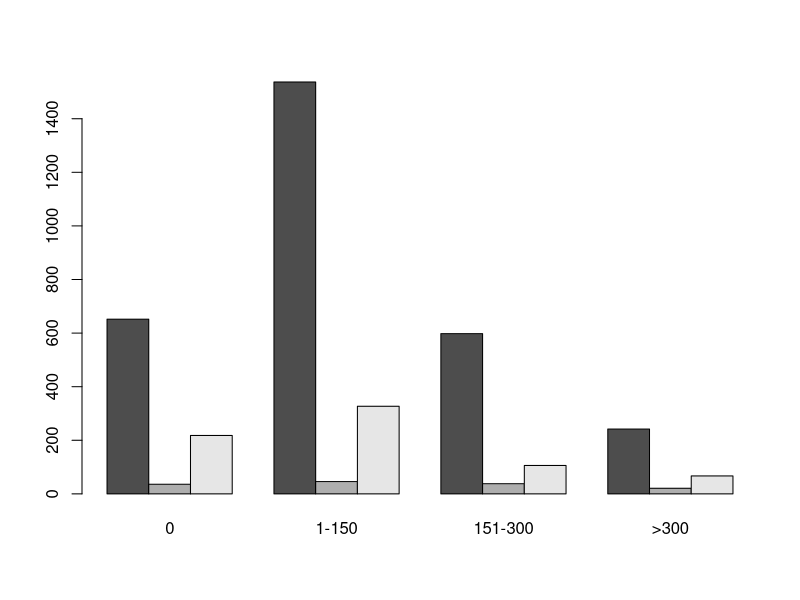
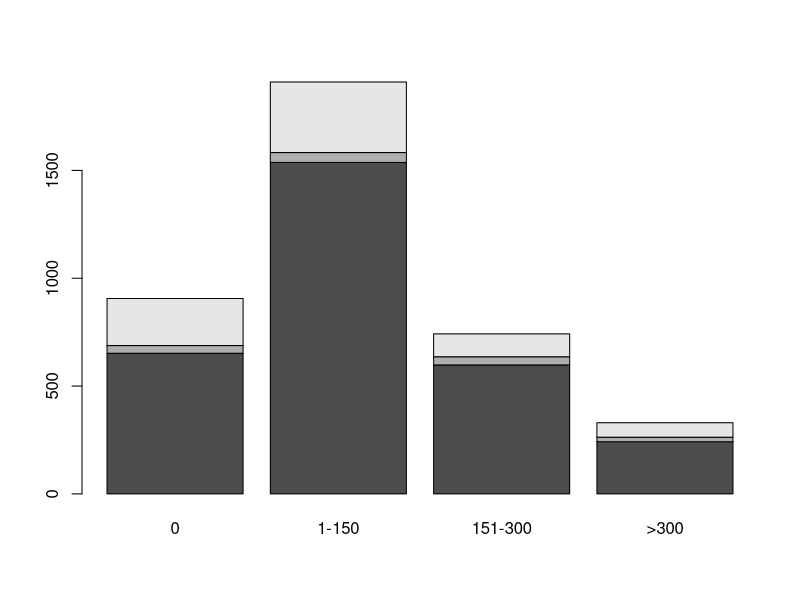
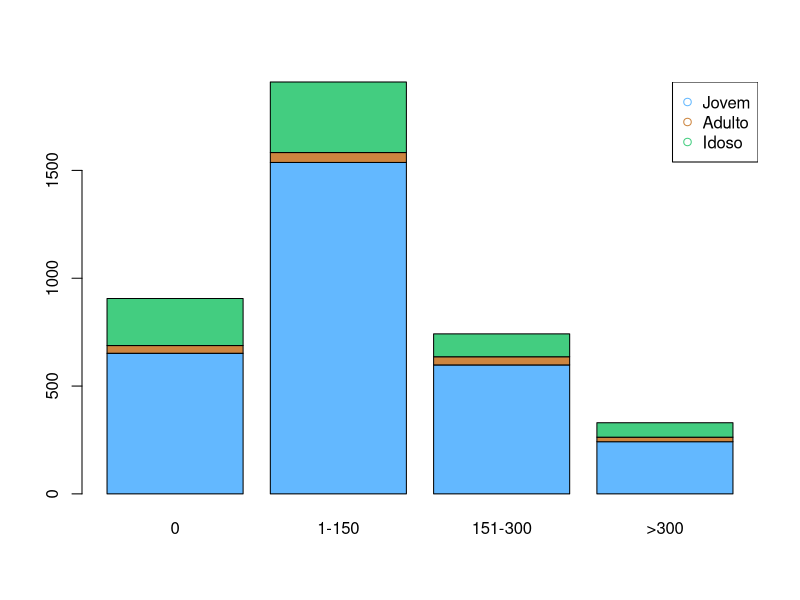
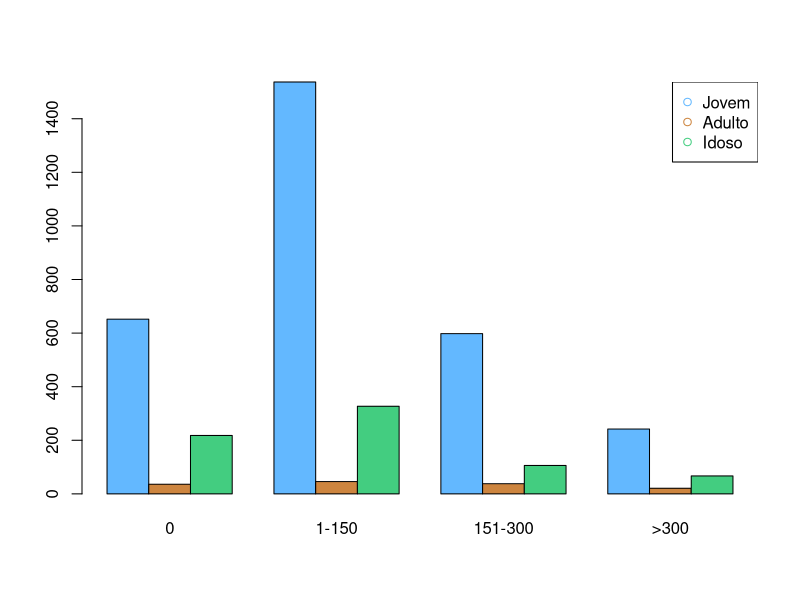
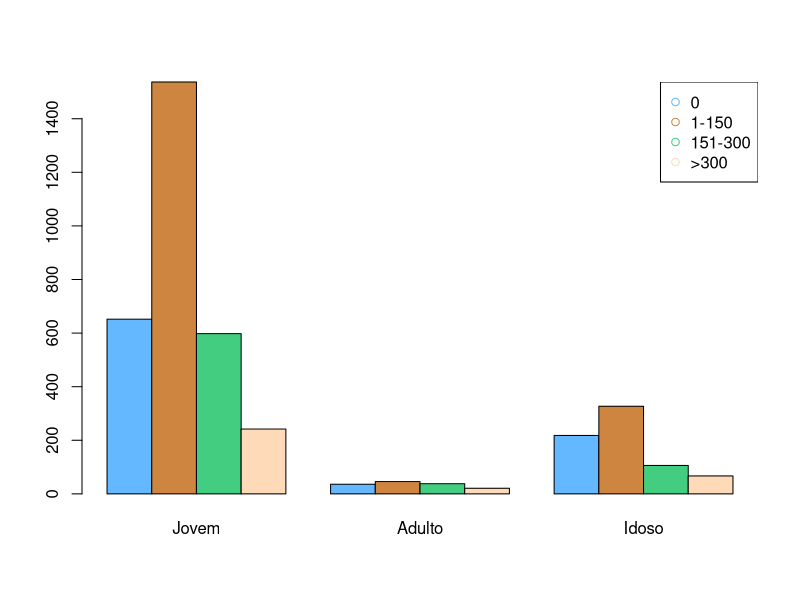

Generate these figures, in order, with R:
####################################################################################################
# Bar Plots

# Configurando o diretório de trabalho
setwd("C:/GitHubProjects/Projects-in-R/03-linguagem-r")
getwd()

####################################################################################################

?barplot

# Preparando os dados: números de casamentos em uma igreja de SP
dados <- matrix(c(652,1537,598,242,36,46,38,21,218,327,106,67), nrow = 3, byrow = T)
dados

# Nomeando linhas e colunas na matriz
colnames(dados) <- c("0","1-150","151-300",">300")
rownames(dados) <- c("Jovem", "Adulto", "Idoso")
dados

# Construindo o BarPlot
barplot(dados, beside = T)
barplot(dados)

# Construindo o plot - Stacked Bar Plot
# AS 3 faixas de idade são representadas na mesma coluna para as diferentes quantidades
barplot(dados, col = c("steelblue1","tan3","seagreen3"))

# Crie uma legenda para o gráfico anterior
colors()
legend("topright", pch = 1, col = c("steelblue1","tan3","seagreen3"), legend = c("Jovem","Adulto","Idoso"))

# Agora temos uma coluna para cada faixa etária, mas na mesma faixa de quantidade
barplot(dados, beside = T, col = c("steelblue1","tan3","seagreen3"))
legend("topright", pch = 1, col = c("steelblue1","tan3","seagreen3"), legend = c("Jovem","Adulto","Idoso"))

# Com a Transposta da matriz, invertemos as posições entre faixa etária e faixa de quantidade
t(dados)
barplot(t(dados), beside = T, col = c("steelblue1", "tan3", "seagreen3", "peachpuff1"))
legend("topright", pch = 1, col = c("steelblue1", "tan3", "seagreen3", "peachpuff1"), legend = c("0","1-150","151-300",">300"))

####################################################################################################